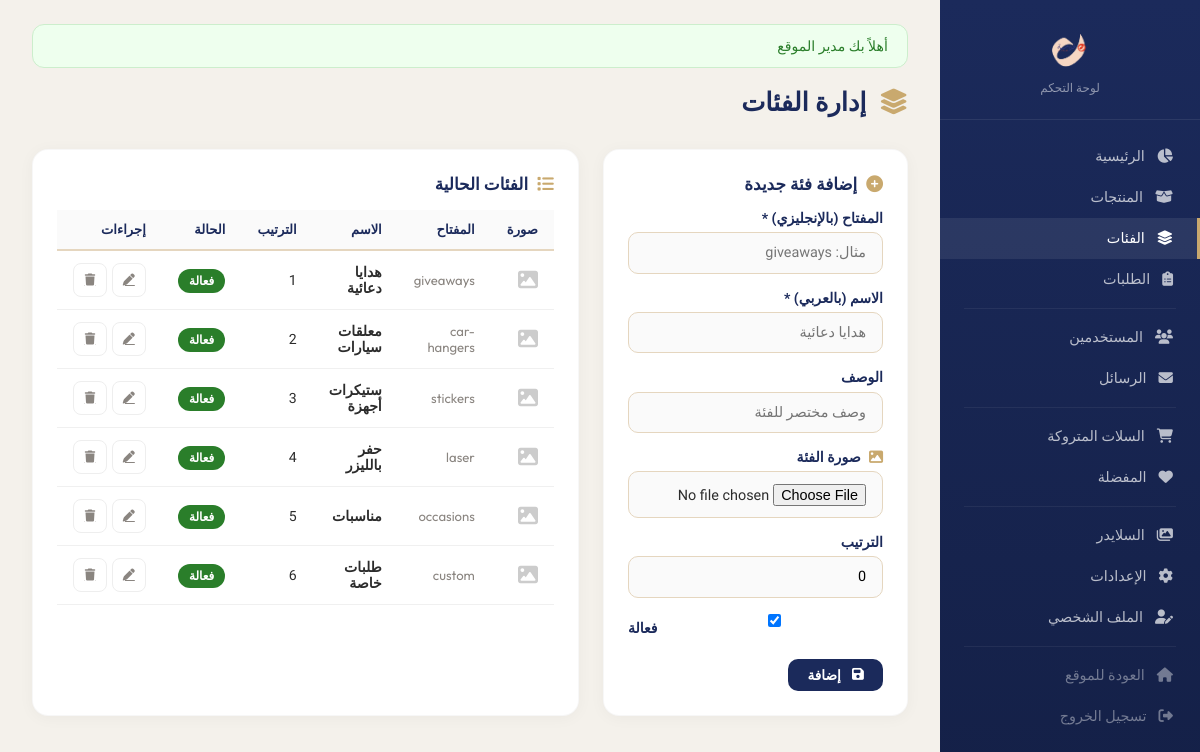
Screenshot of /admin/categories.php (signed in) with the database file from the repository.
### tables this page shows
CREATE TABLE IF NOT EXISTS `categories` (
  `id` INT UNSIGNED AUTO_INCREMENT PRIMARY KEY,
  `key_name` VARCHAR(50) NOT NULL UNIQUE,
  `label` VARCHAR(100) NOT NULL,
  `description` VARCHAR(255) DEFAULT NULL,
  `image` VARCHAR(255) DEFAULT NULL,
  `sort_order` INT DEFAULT 0,
  `is_active` TINYINT(1) DEFAULT 1,
  `created_at` DATETIME DEFAULT CURRENT_TIMESTAMP
);

### includes/functions.php (called while the page is built, shortened)
<?php
function clean(string $str): string {
    return htmlspecialchars(trim($str), ENT_QUOTES, 'UTF-8');
}

### classes/Database.php (called while the page is built, shortened)
<?php
class Database {
    private static ?PDO $instance = null;
    public static function getInstance(): PDO {
        if (self::$instance === null) {
            try {
                $dsn = 'mysql:host=' . DB_HOST . ';dbname=' . DB_NAME . ';charset=' . DB_CHARSET;
                self::$instance = new PDO($dsn, DB_USER, DB_PASS, [
                    PDO::ATTR_ERRMODE            => PDO::ERRMODE_EXCEPTION,
                    PDO::ATTR_DEFAULT_FETCH_MODE  => PDO::FETCH_ASSOC,
                    PDO::ATTR_EMULATE_PREPARES    => false,
                    PDO::MYSQL_ATTR_INIT_COMMAND  => "SET NAMES utf8mb4 COLLATE utf8mb4_unicode_ci"
                ]);
            } catch (PDOException $e) {
                die('خطأ في الاتصال بقاعدة البيانات: ' . $e->getMessage());
            }
        }
        return self::$instance;
    }
}

### classes/Category.php (called while the page is built, shortened)
<?php
require_once __DIR__ . '/Database.php';
class Category {
    private PDO $db;
    public function __construct() {
        $this->db = Database::getInstance();
    }
    public function getAll(bool $activeOnly = true): array {
        $sql = "SELECT * FROM categories";
        $sql .= " ORDER BY sort_order ASC";
        return $this->db->query($sql)->fetchAll();
    }
}

### admin/categories.php (the view, shortened to what this page needs)
<?php
require_once __DIR__ . '/../classes/Category.php';
$catModel = new Category();
$editCat = null;
$categories = $catModel->getAll(false);
require_once __DIR__ . '/includes/header.php';
?>
<div class="admin-topbar"><div><h1><i class="fa-solid fa-layer-group" style="margin-left:0.4rem;color:var(--admin-gold);"></i> إدارة الفئات</h1></div></div>
<div style="display:grid;grid-template-columns:1fr 1.5fr;gap:1.5rem;">
  <div class="admin-card">
    <h2 style="font-size:1.05rem;font-weight:700;color:var(--admin-navy);margin-bottom:1rem;">
      <i class="fa-solid <?= $editCat ? 'fa-pen' : 'fa-plus-circle' ?>" style="margin-left:0.3rem;color:var(--admin-gold);"></i>
      <?= $editCat ? 'تعديل الفئة' : 'إضافة فئة جديدة' ?>
    </h2>
    <form method="POST" enctype="multipart/form-data" class="admin-form">
      <label>المفتاح (بالإنجليزي) *</label>
      <input type="text" name="key_name" value="<?= clean($editCat['key_name'] ?? '') ?>" placeholder="مثال: giveaways" required <?= $editCat ? '' : '' ?>>
      <label>الاسم (بالعربي) *</label>
      <input type="text" name="label" value="<?= clean($editCat['label'] ?? '') ?>" placeholder="هدايا دعائية" required>
      <label>الوصف</label>
      <input type="text" name="description" value="<?= clean($editCat['description'] ?? '') ?>" placeholder="وصف مختصر للفئة">
      <label><i class="fa-solid fa-image" style="margin-left:0.3rem;color:var(--admin-gold);"></i> صورة الفئة</label>
      <input type="file" name="cat_image" accept="image/*">
      <label>الترتيب</label>
      <input type="number" name="sort_order" value="<?= $editCat['sort_order'] ?? 0 ?>">
      <label style="display:flex;align-items:center;gap:0.5rem;cursor:pointer;margin-bottom:1rem;">
        <input type="checkbox" name="is_active" <?= ($editCat['is_active'] ?? 1) ? 'checked' : '' ?>> فعالة
      </label>
      <div style="display:flex;gap:0.5rem;">
        <button type="submit" class="btn-admin btn-admin--primary"><i class="fa-solid fa-floppy-disk" style="margin-left:0.3rem;"></i> <?= $editCat ? 'تحديث' : 'إضافة' ?></button>
      </div>
    </form>
  </div>
  <div class="admin-card">
    <h2 style="font-size:1.05rem;font-weight:700;color:var(--admin-navy);margin-bottom:1rem;"><i class="fa-solid fa-list" style="margin-left:0.3rem;color:var(--admin-gold);"></i> الفئات الحالية</h2>
    <?php if (empty($categories)): ?>
    <div class="empty-state"><i class="fa-solid fa-folder-open" style="font-size:36px;opacity:0.2;display:block;margin-bottom:0.5rem;"></i><p>لا توجد فئات</p></div>
    <?php else: ?>
    <div class="table-responsive">
      <table class="admin-table">
        <thead><tr><th>صورة</th><th>المفتاح</th><th>الاسم</th><th>الترتيب</th><th>الحالة</th><th>إجراءات</th></tr></thead>
        <tbody>
          <?php foreach ($categories as $c): ?>
          <tr>
            <td><?php if ($c['image']): ?><img src="../<?= htmlspecialchars($c['image']) ?>" class="thumb"><?php else: ?><span style="color:#ccc;"><i class="fa-solid fa-image" style="font-size:20px;"></i></span><?php endif; ?></td>
            <td style="font-family:'Outfit',sans-serif;font-size:0.82rem;color:var(--admin-gray);"><?= clean($c['key_name']) ?></td>
            <td style="font-weight:600;"><?= clean($c['label']) ?></td>
            <td><?= $c['sort_order'] ?></td>
            <td><?= $c['is_active'] ? '<span class="badge bg-success">فعالة</span>' : '<span class="badge" style="background:#ccc;">معطلة</span>' ?></td>
            <td style="display:flex;gap:0.3rem;">
              <a href="categories.php?edit=<?= $c['id'] ?>" class="btn-admin--icon" title="تعديل"><i class="fa-solid fa-pen" style="font-size:12px;"></i></a>
              <a href="categories.php?delete=<?= $c['id'] ?>" class="btn-admin--icon" onclick="return confirm('حذف هذه الفئة وجميع منتجاتها؟')" title="حذف"><i class="fa-solid fa-trash" style="font-size:12px;"></i></a>
            </td>
          </tr>
          <?php endforeach; ?>
        </tbody>
      </table>
    </div>
    <?php endif; ?>
  </div>
</div>
<?php require_once __DIR__ . '/includes/footer.php'; ?>

### admin/css/admin.css (style rules this page uses)
:root { --admin-navy: #1B2A5B; --admin-navy-light: #2A3F7E; --admin-gold: #C9A96E; --admin-red: #D63B2F; --admin-bg: #F4F1EB; --admin-card: #FFFFFF; --admin-sidebar: #1B2A5B; --admin-text: #2C2C2C; --admin-gray: #8A8580; --admin-border: #E5D6BF; --admin-radius: 16px; --admin-shadow: 0 2px 16px rgba(0, 0, 0, 0.04); }
* { margin: 0; padding: 0; box-sizing: border-box; }
body { font-family: 'Tajawal', sans-serif; background: var(--admin-bg); color: var(--admin-text); direction: rtl; text-align: right; min-height: 100vh; }
.admin-topbar { display: flex; align-items: center; justify-content: space-between; margin-bottom: 2rem; flex-wrap: wrap; gap: 1rem; }
.admin-topbar h1 { font-weight: 800; color: var(--admin-navy); font-size: 1.6rem; }
.admin-card { background: var(--admin-card); border-radius: var(--admin-radius); box-shadow: var(--admin-shadow); padding: 1.5rem; margin-bottom: 1.5rem; border: 1px solid rgba(0, 0, 0, 0.03); }
.admin-table { width: 100%; border-collapse: collapse; }
.admin-table th { background: #FAFAFA; padding: 0.75rem 1rem; font-weight: 600; color: var(--admin-navy); font-size: 0.82rem; text-align: right; border-bottom: 2px solid var(--admin-border); }
.admin-table td { padding: 0.75rem 1rem; border-bottom: 1px solid #f0f0f0; font-size: 0.88rem; vertical-align: middle; }
.btn-admin { display: inline-flex; align-items: center; gap: 0.4rem; padding: 0.5rem 1.2rem; border: none; border-radius: 10px; font-family: 'Tajawal', sans-serif; font-weight: 600; font-size: 0.85rem; cursor: pointer; transition: all 0.2s; text-decoration: none; }
.btn-admin--primary { background: var(--admin-navy); color: #fff; }
.btn-admin--icon { width: 34px; height: 34px; padding: 0; display: inline-flex; align-items: center; justify-content: center; border-radius: 8px; border: 1px solid #eee; background: #fff; color: var(--admin-gray); cursor: pointer; transition: 0.2s; }
.admin-form label { display: block; font-weight: 600; color: var(--admin-navy); margin-bottom: 0.4rem; font-size: 0.88rem; }
.admin-form input, .admin-form select, .admin-form textarea { width: 100%; padding: 0.7rem 1rem; border: 1.5px solid var(--admin-border); border-radius: 10px; font-family: 'Tajawal', sans-serif; font-size: 0.9rem; transition: border-color 0.2s; outline: none; margin-bottom: 1rem; background: #FAFAFA; }
.badge { font-family: 'Tajawal', sans-serif; font-weight: 600; font-size: 0.75rem; padding: 0.3rem 0.7rem; border-radius: 50px; color: #fff; }
.bg-success { background: #2A7E2A !important; }
.table-responsive { overflow-x: auto; }

### rows the page displays
categories: key_name "giveaways", label "هدايا دعائية", sort_order "1", is_active "فعالة"
categories: key_name "car-hangers", label "معلقات سيارات", sort_order "2", is_active "فعالة"
categories: key_name "stickers", label "ستيكرات أجهزة", sort_order "3", is_active "فعالة"
categories: key_name "laser", label "حفر بالليزر", sort_order "4", is_active "فعالة"
categories: key_name "occasions", label "مناسبات", sort_order "5", is_active "فعالة"
categories: key_name "custom", label "طلبات خاصة", sort_order "6", is_active "فعالة"

### other values shown
$flash['message'] "أهلاً بك مدير الموقع"
